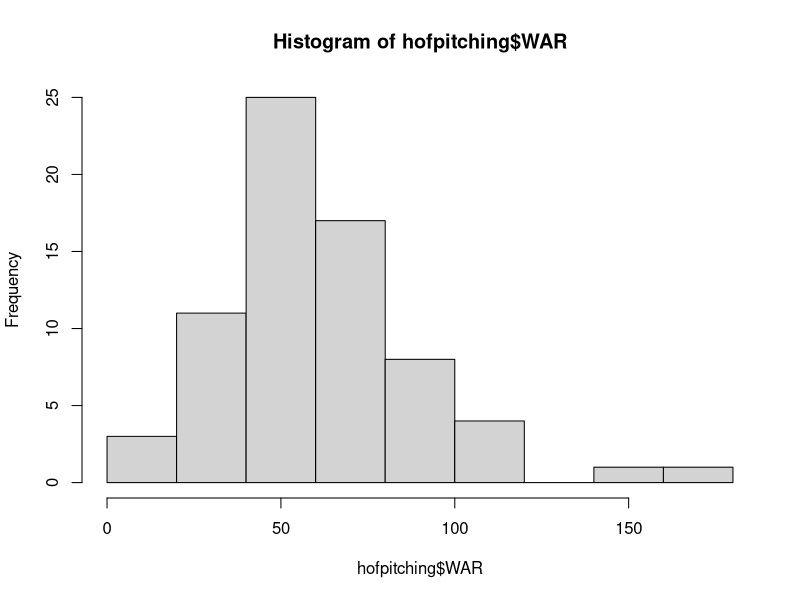

Reproduce this figure in R.
hofpitching <- read.csv('./data/hofpitching.csv')

png(filename="./chapter-3/output/exercise-2a.png")
hist(hofpitching$WAR)
dev.off()

head(hofpitching[order(hofpitching$WAR, decreasing = TRUE), ], n = 2)$X